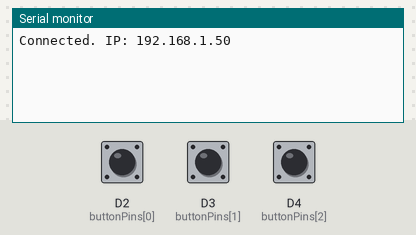
The sketch below on a simulated Arduino Uno R4 WiFi. Parts: the last lines printed to the serial monitor. The test bench sets the inputs (shaded band); at power-on: D2 (buttonPins[0]) HIGH, D3 (buttonPins[1]) HIGH, D4 (buttonPins[2]) HIGH. WiFi joins after 1.5 s; servers stay silent unless stated.

Above: at 2.7 s.
2.8 s: D2 (buttonPins[0]) pulled LOW for 0.15 s
At 4.3 s:
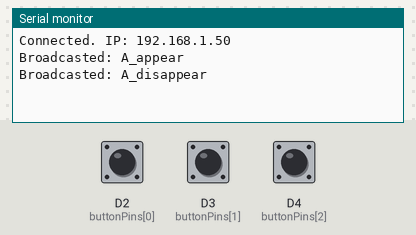
4.8 s: D3 (buttonPins[1]) pulled LOW for 0.15 s
At 5.9 s:
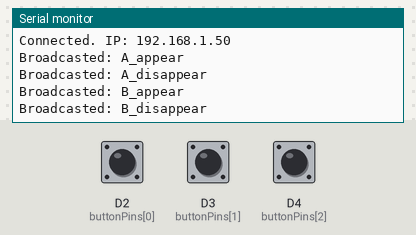
6.8 s: D4 (buttonPins[2]) pulled LOW for 0.15 s
At 8.6 s:
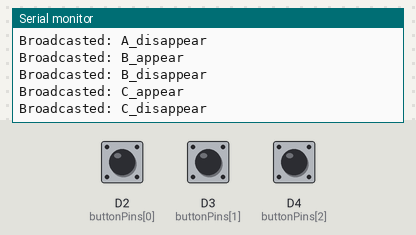

Measured:
- after the input at 2.8 s, the serial monitor: prints a new line at once (image 1)
- after the input at 4.8 s, the serial monitor: prints a new line at once (image 2)
- after the input at 6.8 s, the serial monitor: prints a new line at once (image 3)

The sketch:

The_Ghost_Cube.ino
```cpp
#include <WiFiS3.h>
#include <WiFiUdp.h>

const char* ssid = "IMAN";
const char* password = "12345678";

const int port = 4211;
WiFiUDP udp;

// Broadcast IP for your network — make sure it matches your router's subnet
IPAddress broadcastIP(192, 168, 194, 255);

// Define buttons
const int buttonPins[3] = {2, 3, 4};
const char* cubeNames[3] = {"A", "B", "C"};
int lastStates[3] = {HIGH, HIGH, HIGH};

void setup() {
  Serial.begin(115200);

  for (int i = 0; i < 3; i++) {
    pinMode(buttonPins[i], INPUT_PULLUP);
  }

  WiFi.begin(ssid, password);
  while (WiFi.status() != WL_CONNECTED) {
    delay(1000);
    Serial.println("Connecting to WiFi...");
  }

  Serial.print("Connected. IP: ");
  Serial.println(WiFi.localIP());

  // ✅ This line is required for broadcast to work on Arduino R4 WiFi
  udp.begin(WiFi.localIP(), port);
}

void loop() {
  for (int i = 0; i < 3; i++) {
    int currentState = digitalRead(buttonPins[i]);

    if (currentState != lastStates[i]) {
      if (currentState == LOW) {
        sendMessage((String(cubeNames[i]) + "_appear").c_str());
      } else {
        sendMessage((String(cubeNames[i]) + "_disappear").c_str());
      }
      lastStates[i] = currentState;
      delay(50); // debounce
    }
  }
}

void sendMessage(const char* msg) {
  udp.beginPacket(broadcastIP, port);
  udp.print(msg);
  udp.endPacket();
  Serial.println("Broadcasted: " + String(msg));
  delay(500);
}
```
